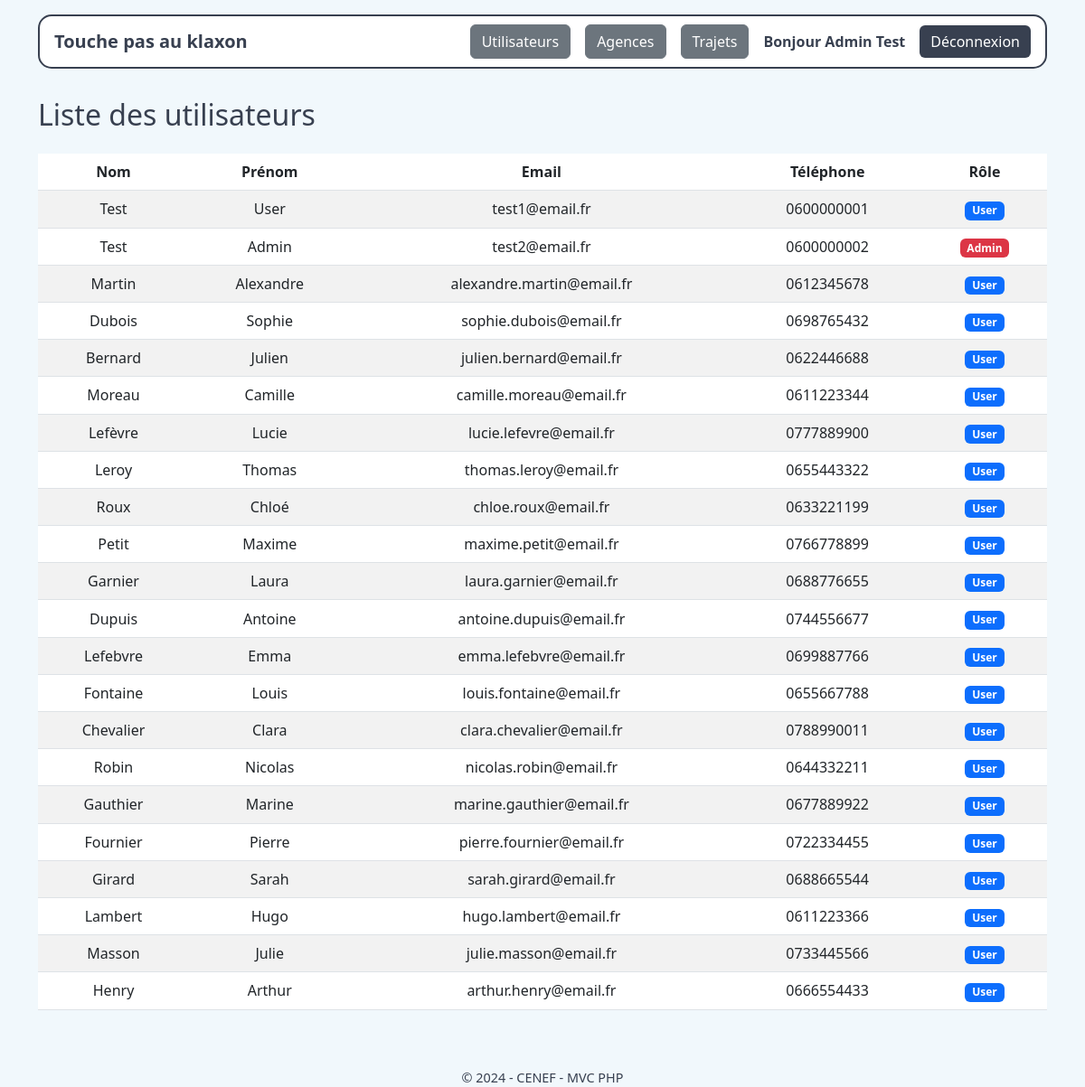
Page /users (signed in) on the committed database.
### tables this page shows
CREATE TABLE IF NOT EXISTS users (
    id INT AUTO_INCREMENT PRIMARY KEY,
    nom VARCHAR(100) NOT NULL,
    prenom VARCHAR(100) NOT NULL,
    telephone VARCHAR(20),
    email VARCHAR(150) NOT NULL UNIQUE,
    password VARCHAR(255) NOT NULL,
    role ENUM('user', 'admin') DEFAULT 'user'
);

### controllers/UsersController.php (called while the page is built, shortened)
<?php
require_once(ROOT . 'models/User.php');
class UsersController
{
    public function index()
    {
        $userModel = new User();
        $users = $userModel->getAll();
        $data = [
            'title' => 'Liste des utilisateurs',
            'users' => $users
        ];
        require_once(ROOT . 'views/users/index.php');
    }
}

### models/User.php (called while the page is built, shortened)
<?php
require_once(ROOT . 'config/database.php');
class User
{
    private $conn;
    private $table = "users";
    public function __construct()
    {
        $database = new Database();
        $this->conn = $database->getConnection();
    }
    public function getAll()
    {
        $query = "SELECT * FROM " . $this->table;
        $stmt = $this->conn->prepare($query);
        $stmt->execute();
        return $stmt->fetchAll(PDO::FETCH_ASSOC);
    }
}

### config/database.php (called while the page is built, shortened)
<?php
class Database
{
    private $host = "localhost";
    private $db_name = "mvc_app_db";
    private $username = "root";
    private $password = "";
    public function getConnection()
    {
        $this->conn = null;
        try {
            $this->conn = new PDO("mysql:host=" . $this->host . ";dbname=" . $this->db_name, $this->username, $this->password);
            $this->conn->exec("set names utf8");
        } catch (PDOException $exception) {
            echo "Erreur de connexion : " . $exception->getMessage();
        }
        return $this->conn;
    }
}

### views/users/index.php (the view, shortened to what this page needs)
<!DOCTYPE html>
<html lang="fr">
<head>
    <link href="https://cdn.jsdelivr.net/npm/bootstrap@5.3.0/dist/css/bootstrap.min.css" rel="stylesheet">
    <link href="https://cdnjs.cloudflare.com/ajax/libs/font-awesome/6.0.0/css/all.min.css" rel="stylesheet">
    <link rel="stylesheet" href="<?= WEBROOT ?>assets/css/style.css">
</head>
<body>
    <div class="container">
        <nav class="navbar navbar-expand-lg navbar-custom d-flex justify-content-between align-items-center">
            <a class="navbar-brand" href="<?= WEBROOT ?>">Touche pas au klaxon</a>
            <div class="d-flex align-items-center gap-3">
                <?php if (isset($_SESSION['user'])): ?>
                    <?php if ($_SESSION['user']['role'] === 'admin'): ?>
                        <a href="<?= WEBROOT ?>users" class="btn btn-secondary">Utilisateurs</a>
                        <a href="<?= WEBROOT ?>agences" class="btn btn-secondary">Agences</a>
                        <a href="<?= WEBROOT ?>" class="btn btn-secondary">Trajets</a>
                    <?php else: ?>
                        <a href="<?= WEBROOT ?>trajet/create" class="btn btn-custom-dark">Créer un trajet</a>
                    <?php endif; ?>
                    <span class="fw-bold">Bonjour <?php echo htmlspecialchars($_SESSION['user']['prenom'] . ' ' . $_SESSION['user']['nom']); ?></span>
                    <a href="<?= WEBROOT ?>logout" class="btn btn-custom-dark">Déconnexion</a>
                <?php else: ?>
                    <a href="<?= WEBROOT ?>login" class="btn btn-custom-dark">Connexion</a>
                <?php endif; ?>
            </div>
        </nav>
        <h2>Liste des utilisateurs</h2>
        <div class="table-responsive">
            <table class="table table-striped table-hover table-custom text-center">
                <thead>
                    <tr>
                        <th>Nom</th>
                        <th>Prénom</th>
                        <th>Email</th>
                        <th>Téléphone</th>
                        <th>Rôle</th>
                    </tr>
                </thead>
                <tbody>
                    <?php if (!empty($data['users'])): ?>
                        <?php foreach ($data['users'] as $user): ?>
                            <tr>
                                <td><?php echo htmlspecialchars($user['nom']); ?></td>
                                <td><?php echo htmlspecialchars($user['prenom']); ?></td>
                                <td><?php echo htmlspecialchars($user['email']); ?></td>
                                <td><?php echo htmlspecialchars($user['telephone'] ?? ''); ?></td>
                                <td>
                                    <?php if ($user['role'] === 'admin'): ?>
                                        <span class="badge bg-danger">Admin</span>
                                    <?php else: ?>
                                        <span class="badge bg-primary">User</span>
                                    <?php endif; ?>
                                </td>
                            </tr>
                        <?php endforeach; ?>
                    <?php else: ?>
                        <tr>
                            <td colspan="5">Aucun utilisateur trouvé.</td>
                        </tr>
                    <?php endif; ?>
                </tbody>
            </table>
        </div>
        <footer>
            &copy; 2024 - CENEF - MVC PHP
        </footer>
    </div>
</body>
</html>

### index.php (shortened to what this page needs)
<?php
$params = explode('/', $_GET['url'] ?? '');
if ($params[0] != "") {
    $controller = ucfirst($params[0]) . "Controller";
    $action = isset($params[1]) ? $params[1] : 'index';
    if (file_exists(ROOT . 'controllers/' . $controller . '.php')) {
        $instance = new $controller();
        if (method_exists($instance, $action)) {
            unset($params[0]);
            unset($params[1]);
            call_user_func_array([$instance, $action], $params);
        } else {
            http_response_code(404);
            echo "La page demandée n'existe pas";
        }
    } else {
        http_response_code(404);
        echo "Ce contrôleur n'existe pas";
    }
} else {
    require_once(ROOT . 'controllers/HomeController.php');
    $instance = new HomeController();
    $instance->index();
}

### assets/css/style.css (style rules this page uses)
:root { --color-primary: #0074c7; --color-secondary: #00497c; --color-dark: #384050; --color-light: #f1f8fc; --color-danger: #cd2c2e; --color-success: #82c864; }
body { background-color: var(--color-light); color: var(--color-dark); font-family: 'Segoe UI', Tahoma, Geneva, Verdana, sans-serif; }
.navbar-custom { background-color: #fff; border: 2px solid var(--color-dark); border-radius: 15px; padding: 0.5rem 1rem; margin-top: 1rem; }
.navbar-brand { font-weight: bold; color: var(--color-dark) !important; }
.btn-custom-dark { background-color: var(--color-dark); color: #fff; border: none; }
h2 { color: var(--color-dark); margin-top: 2rem; margin-bottom: 1.5rem; }
.table-custom thead { background-color: var(--color-dark); color: #fff; }
.table-custom th, .table-custom td { vertical-align: middle; }
footer { margin-top: 3rem; text-align: center; color: var(--color-dark); font-size: 0.9rem; }

### rows in the picture
users: nom "Test", prenom "User", email "test1@email.fr", telephone "0600000001", role "User"
users: nom "Test", prenom "Admin", email "test2@email.fr", telephone "0600000002", role "Admin"
users: nom "Martin", prenom "Alexandre", email "alexandre.martin@email.fr", telephone "0612345678", role "User"
users: nom "Dubois", prenom "Sophie", email "sophie.dubois@email.fr", telephone "0698765432", role "User"
users: nom "Bernard", prenom "Julien", email "julien.bernard@email.fr", telephone "0622446688", role "User"
users: nom "Moreau", prenom "Camille", email "camille.moreau@email.fr", telephone "0611223344", role "User"
users: nom "Lefèvre", prenom "Lucie", email "lucie.lefevre@email.fr", telephone "0777889900", role "User"
users: nom "Leroy", prenom "Thomas", email "thomas.leroy@email.fr", telephone "0655443322", role "User"
users: nom "Roux", prenom "Chloé", email "chloe.roux@email.fr", telephone "0633221199", role "User"
users: nom "Petit", prenom "Maxime", email "maxime.petit@email.fr", telephone "0766778899", role "User"
users: nom "Garnier", prenom "Laura", email "laura.garnier@email.fr", telephone "0688776655", role "User"
users: nom "Dupuis", prenom "Antoine", email "antoine.dupuis@email.fr", telephone "0744556677", role "User"
users: nom "Lefebvre", prenom "Emma", email "emma.lefebvre@email.fr", telephone "0699887766", role "User"
users: nom "Fontaine", prenom "Louis", email "louis.fontaine@email.fr", telephone "0655667788", role "User"
users: nom "Chevalier", prenom "Clara", email "clara.chevalier@email.fr", telephone "0788990011", role "User"
users: nom "Robin", prenom "Nicolas", email "nicolas.robin@email.fr", telephone "0644332211", role "User"
users: nom "Gauthier", prenom "Marine", email "marine.gauthier@email.fr", telephone "0677889922", role "User"
users: nom "Fournier", prenom "Pierre", email "pierre.fournier@email.fr", telephone "0722334455", role "User"
users: nom "Girard", prenom "Sarah", email "sarah.girard@email.fr", telephone "0688665544", role "User"
users: nom "Lambert", prenom "Hugo", email "hugo.lambert@email.fr", telephone "0611223366", role "User"
users: nom "Masson", prenom "Julie", email "julie.masson@email.fr", telephone "0733445566", role "User"
users: nom "Henry", prenom "Arthur", email "arthur.henry@email.fr", telephone "0666554433", role "User"

### other values in the picture
$_SESSION['user']['prenom'] . ' ' . $_SESSION['user']['nom'] "Admin Test"
